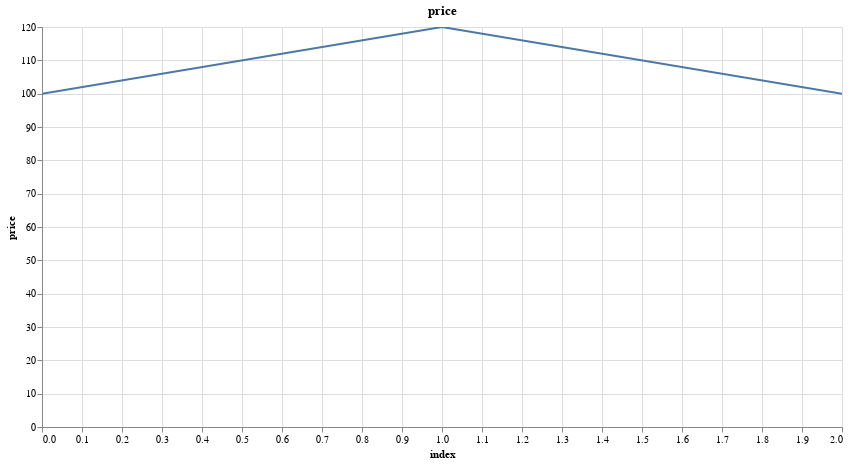

The notebook cell this image was saved under:
### Markdown cell above
##### Understanding log returns

### Code cell
price_time_series = pl.DataFrame({"price":[100.0,120.0, 100.0]})
research.plot_column(price_time_series, "price")

### Figure 1 — Vega specification as saved in the notebook (floating-point values rounded to 4 significant figures)
{"$schema": "https://vega.github.io/schema/vega/v5.json", "data": [{"name": "param_3_store"}, {"name": "source_0", "values": [{"index": 0, "price": 100.0}, {"index": 1, "price": 120.0}, {"index": 2, "price": 100.0}]}, {"name": "source_0_x_domain_index", "values": [{"min": 0, "max": 2}]}, {"name": "source_0_y_domain_price", "values": [{"min": 100.0, "max": 120.0}]}], "signals": [{"name": "unit", "value": {}, "on": [{"events": "pointermove", "update": "isTuple(group()) ? group() : unit"}]}, {"name": "param_3", "update": "vlSelectionResolve(\"param_3_store\", \"union\")"}, {"name": "param_3_index", "on": [{"events": [{"source": "view", "type": "dblclick"}], "update": "null"}, {"events": {"signal": "param_3_translate_delta"}, "update": "panLinear(param_3_translate_anchor.extent_x, -param_3_translate_delta.x / width)"}, {"events": {"signal": "param_3_zoom_delta"}, "update": "zoomLinear(domain(\"x\"), param_3_zoom_anchor.x, param_3_zoom_delta)"}]}, {"name": "param_3_price", "on": [{"events": [{"source": "view", "type": "dblclick"}], "update": "null"}, {"events": {"signal": "param_3_translate_delta"}, "update": "panLinear(param_3_translate_anchor.extent_y, param_3_translate_delta.y / height)"}, {"events": {"signal": "param_3_zoom_delta"}, "update": "zoomLinear(domain(\"y\"), param_3_zoom_anchor.y, param_3_zoom_delta)"}]}, {"name": "param_3_tuple", "on": [{"events": [{"signal": "param_3_index || param_3_price"}], "update": "param_3_index && param_3_price ? {unit: \"\", fields: param_3_tuple_fields, values: [param_3_index,param_3_price]} : null"}]}, {"name": "param_3_tuple_fields", "value": [{"field": "index", "channel": "x", "type": "R"}, {"field": "price", "channel": "y", "type": "R"}]}, {"name": "param_3_translate_anchor", "value": {}, "on": [{"events": [{"source": "scope", "type": "pointerdown"}], "update": "{x: x(unit), y: y(unit), extent_x: domain(\"x\"), extent_y: domain(\"y\")}"}]}, {"name": "param_3_translate_delta", "value": {}, "on": [{"events": [{"source": "window", "between": [{"source": "scope", "type": "pointerdown"}, {"source": "window", "type": "pointerup"}], "consume": true, "type": "pointermove"}], "update": "{x: param_3_translate_anchor.x - x(unit), y: param_3_translate_anchor.y - y(unit)}"}]}, {"name": "param_3_zoom_anchor", "on": [{"events": [{"source": "scope", "consume": true, "type": "wheel"}], "update": "{x: invert(\"x\", x(unit)), y: invert(\"y\", y(unit))}"}]}, {"name": "param_3_zoom_delta", "on": [{"events": [{"source": "scope", "consume": true, "type": "wheel"}], "update": "pow(1.001, event.deltaY * pow(16, event.deltaMode))", "force": true}]}, {"name": "param_3_modify", "on": [{"events": {"signal": "param_3_tuple"}, "update": "modify(\"param_3_store\", param_3_tuple, true)"}]}], "marks": [{"type": "line", "name": "marks", "from": {"data": "source_0"}, "sort": {"field": "x"}, "encode": {"update": {"x": {"field": "index", "scale": "x"}, "tooltip": {"signal": "{\"index\": format(datum[\"index\"], \"\"), \"price\": format(datum[\"price\"], \"\")}"}, "stroke": {"value": "#4c78a8"}, "defined": {"signal": "isValid(datum[\"index\"]) && isFinite(+datum[\"index\"]) && isValid(datum[\"price\"]) && isFinite(+datum[\"price\"])"}, "y": {"field": "price", "scale": "y"}}}, "interactive": true, "style": ["line"], "clip": true}], "scales": [{"name": "x", "type": "linear", "domain": [{"signal": "(data(\"source_0_x_domain_index\")[0] || {}).min"}, {"signal": "(data(\"source_0_x_domain_index\")[0] || {}).max"}], "range": [0, {"signal": "width"}], "zero": false, "nice": true, "domainRaw": {"signal": "param_3[\"index\"]"}}, {"name": "y", "type": "linear", "domain": [{"signal": "(data(\"source_0_y_domain_price\")[0] || {}).min"}, {"signal": "(data(\"source_0_y_domain_price\")[0] || {}).max"}], "range": [{"signal": "height"}, 0], "domainRaw": {"signal": "param_3[\"price\"]"}, "nice": true, "zero": true}], "axes": [{"scale": "x", "maxExtent": 0, "grid": true, "domain": false, "aria": false, "gridScale": "y", "tickCount": {"signal": "ceil(width/40)"}, "ticks": false, "labels": false, "minExtent": 0, "orient": "bottom", "zindex": 0}, {"scale": "y", "grid": true, "tickCount": {"signal": "ceil(height/40)"}, "aria": false, "ticks": false, "maxExtent": 0, "orient": "left", "zindex": 0, "gridScale": "x", "labels": false, "domain": false, "minExtent": 0}, {"scale": "x", "labelOverlap": true, "title": "index", "grid": false, "labelFlush": true, "tickCount": {"signal": "ceil(width/40)"}, "orient": "bottom", "zindex": 0}, {"scale": "y", "grid": false, "labelOverlap": true, "zindex": 0, "tickCount": {"signal": "ceil(height/40)"}, "orient": "left", "title": "price"}], "title": {"text": "price", "frame": "group"}, "style": "cell", "width": 800, "background": "white", "height": 400, "padding": 5}
